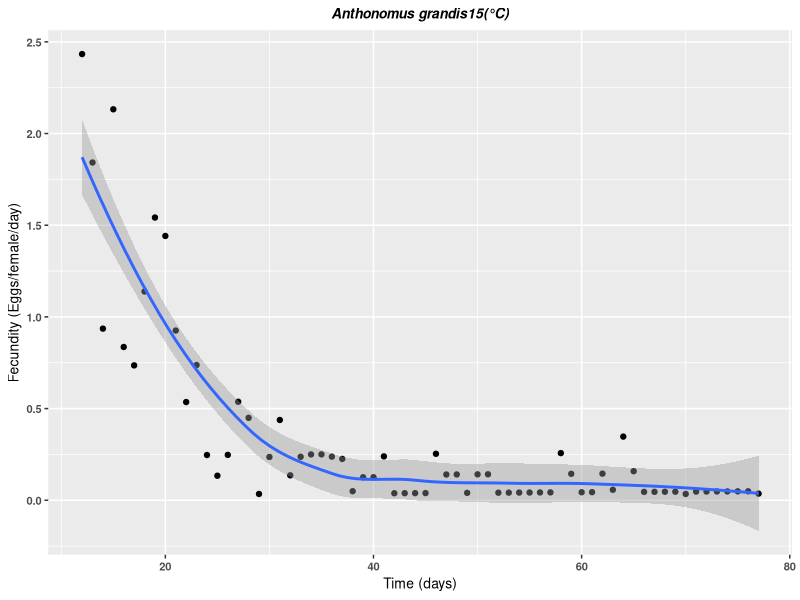

Here is the R script that generated this plot: (Note: this script raises an error after producing the figure.)
#!usr/bin/env R
#################################################
# Title: 3(2) Peak_Fecundity_Rate and Fecundity Loss Rate in R
# MSc CMEE 
# July 2020 
# Author: YUAN ZHANG 
# refer to: TPC - Fecundity.ipynb
#################################################

rm(list = ls())
graphics.off()

#--------- Load some packages --------#
library("dplyr")
library("ggplot2")
library("gridExtra")
library("ggforce")
library("pdftools")
library("ggpubr")

#--------- Load dataset and check levels --------#
data <- read.csv("../data/simple.csv")

b <- subset(data, data$Variable == "Fecundity")
b <- gdata::drop.levels(b)

unique((b$species))
#-----------------------------------------------------------------------------------------------------------------#

#-----------------------------------------------------------------------------------------------------------------#

# "Tetraneura nigri abdominalis" 
# "Aedes camptorhynchus"      
# "Culex annulirostris"         
# "Aedes aegypti"               
# "Aphis gossypii"               
# "Corythucha ciliata"          
# "Aedes albopictus"             


## "Coleoptera" ## 
# 1. only one species : "Anthonomus grandis"
b1 <- subset(b, b$species == "Anthonomus grandis")
b1 <- gdata::drop.levels(b1)
b1$stdvalue <- b1$traitvalue
b1$logvalue <- log(b1$stdvalue)

# check units
unique(b1$unit) # "Eggs/female/day"

# plot b ~ t
bpk1 <- c()
k1 <- c()
temp1 <- unique(b1$temp)  # get temperature ranges: 15 20 25 30 35

for (i in 1: length(temp1)) {
  df <- b1[which(b1$temp == temp1[i]),]
  bpk1[i] = max(df$traitvalue)
  
  df$stdvalue <- df$traitvalue
  pbt <- ggplot(df, aes(x = time, y = stdvalue))+ geom_point() + geom_smooth()+
          labs(title = paste("Anthonomus grandis",temp1[i],"(\u00B0C)",sep = "" ),
          x = "Time (days)", 
          y = "Fecundity (Eggs/female/day)")+ 
          theme(plot.title = element_text(hjust = 0.5,size = 10, face = "bold.italic"),
             axis.text=element_text(size=8,face = "bold"),
             axis.title.x=element_text(size= 10),
             axis.title.y=element_text(size= 10))
  ggsave(paste("../Results/bt_1.Anthonomus grandis:", temp1[i], ":.png",sep = ""), device = png())
  lm <- lm(logvalue ~ time, data = df)
  k1[1] <- coef(lm)[2]
}
bpk1 <- data.frame(bpk1, temp1, k1)

pbpk1< ggplot(bpk1, aes(x = temp1, y = bpk1))+ geom_point() + geom_smooth()+
  labs(title = paste("Anthonomus grandis",te,"(\u00B0C)",sep = "" ),
       x = "Time (days)", 
       y = "Fecundity (Eggs/female/day)")+ 
  theme(plot.title = element_text(hjust = 0.5,size = 10, face = "bold.italic"),
        axis.text=element_text(size=8,face = "bold"),
        axis.title.x=element_text(size= 10),
        axis.title.y=element_text(size= 10))
ggsave(paste("../Results/bt_1.Anthonomus grandis:", temp1[i], ":.png",sep = ""), device = png())


# A15 
A15 <- subset(Ant, Ant$ambienttemp == "15")
A15 <- gdata::drop.levels(A15)
A15$time <-A15$timestart
A15$stdunit <- "Days"
A15$stdvalue <- A15$originaltraitvalue
A15$stdname  <- paste(unique(A15$ambienttemp),"celcius")
A15$logvalue <- log(A15$stdvalue)
  
p15 <- ggplot(A15, aes(x = time, y = stdvalue))
A1 <- p15 + geom_point() + geom_smooth()+
     labs(title=expression(paste('Anthonomus grandis 15 (',~degree,'C)',sep='')), 
     x = "Time (days)", 
     y = "Fecundity (Eggs/female/day)")

A15.lm <- lm(log(stdvalue) ~ time, data = A15)

test <- ggplot(A15, aes(x = time, y = logvalue))
test <- test + geom_point() + geom_smooth()+
  labs(title=expression(paste('Anthonomus grandis 15 (',~degree,'C)',sep='')), 
       x = "Time (days)", 
       y = "Log of Fecundity (Eggs/female/day)")

A15_k <- coef(A15.lm)[2]

# A20 
A20 <- subset(Ant, Ant$ambienttemp == "20")
A20 <- gdata::drop.levels(A20)
A20$time <-A20$timestart
A20$stdunit <- "Days"
A20$stdvalue <- A20$originaltraitvalue
A20$stdname  <- paste(unique(A20$ambienttemp),"celcius")

p20 <- ggplot(A20, aes(x = time, y = stdvalue))
A2 <- p20 + geom_point() + geom_smooth()+
  labs(title=expression(paste('Anthonomus grandis 20 (',~degree,'C)',sep='')), 
       x = "Time (days)", 
       y = "Fecundity (Eggs/female/day)")

A20.lm <- lm(stdvalue ~ time, data = A20)
A20_k <- coef(A20.lm)[2]

# A25 
A25 <- subset(Ant, Ant$ambienttemp == "25")
A25 <- gdata::drop.levels(A25)
A25$time <-A25$timestart
A25$stdunit <- "Days"
A25$stdvalue <- A25$originaltraitvalue
A25$stdname <- paste(unique(A25$ambienttemp),"celcius")

p25 <- ggplot(A25, aes(x = time, y = stdvalue))
A3 <- p25 + geom_point() + geom_smooth()+
  labs(title=expression(paste('Anthonomus grandis 25 (',~degree,'C)',sep='')), 
       x = "Time (days)", 
       y = "Fecundity (Eggs/female/day)")

A25.lm <- lm(stdvalue ~ time, data = A25)
A25_k <- coef(A25.lm)[2]

# A30 
A30 <- subset(Ant, Ant$ambienttemp == "30")
A30 <- gdata::drop.levels(A30)
A30$time <-A30$timestart
A30$stdunit <- "Days"
A30$stdvalue <- A30$originaltraitvalue
A30$stdname <- paste(unique(A30$ambienttemp),"celcius")

p30 <- ggplot(A30, aes(x = time, y = stdvalue))
A4 <- p30 + geom_point() + geom_smooth()+
  labs(title=expression(paste('Anthonomus grandis 30 (',~degree,'C)',sep='')), 
       x = "Time (days)", 
       y = "Fecundity (Eggs/female/day)")

A30.lm <- lm(stdvalue ~ time, data = A30)
A30_k <- coef(A30.lm)[2]

# A35
A35 <- subset(Ant, Ant$ambienttemp == "35")
A35 <- gdata::drop.levels(A35)
A35$time <-A35$timestart
A35$stdunit <- "Days"
A35$stdvalue <- A35$originaltraitvalue
A35$stdname <- paste(unique(A35$ambienttemp),"celcius")

p35 <- ggplot(A35, aes(x = time, y = stdvalue))
A5 <- p35 + geom_point() + geom_smooth()+
  labs(title=expression(paste('Anthonomus grandis 35 (',~degree,'C)',sep='')), 
       x = "Time (days)", 
       y = "Fecundity (Eggs/female/day)")

A35.lm <- lm(stdvalue ~ time, data = A35)
A35_k <- coef(A35.lm)[2]

# combine 
time_b_t <- rbind(A15, A20, A25, A30, A35)
b_t <- ggplot(time_b_t, aes(x=time, y=stdvalue)) + geom_point() + theme_bw() + 
  labs(title=expression(paste("Anthonomus grandis_","Fecundity", (b), "~Time")), 
                        x = "Time (days)", 
                        y = "Fecundity (Eggs/female/day)")
       
plot1 <- b_t + facet_wrap(~ stdname, ncol = 2, scales = "free")+ geom_smooth() 

# plot bpk and k ~ temperature
Abpk <- c(max(A15$stdvalue), max(A20$stdvalue), max(A25$stdvalue), max(A30$stdvalue), max(A35$stdvalue)) 
Ak <- c(A15_k, A20_k, A25_k, A30_k, A35_k)
At <- c(15,20,25,30,35)
data_b_A <- data.frame(Abpk,Ak, At)

plot_bpk1 <- ggplot(data_b_A, aes(x = At, y = Abpk)) + geom_point()+
       labs(title="Peak Fecundity Rate (bpk)_Anthonomus grandis", 
       x = expression(paste('Temperature (',~degree,'C)',sep='')), 
       y = "Peak Fecundity Rate (Eggs/female/day)")

plot_k1 <- ggplot(data_b_A, aes(x = At, y = Ak)) + geom_point()+
       labs(title="Fecundity Loss Rate (k)_Anthonomus grandis", 
       x = expression(paste('Temperature (',~degree,'C)',sep='')), 
       y = "Fecundity Loss Rate (k)") 
  
# save 
ggsave("../results/Anthonomus_grandis_b_time15.pdf", plot=A1)
ggsave("../results/Anthonomus_grandis_b_time20.pdf", plot=A2)
ggsave("../results/Anthonomus_grandis_b_time25.pdf", plot=A3)
ggsave("../results/Anthonomus_grandis_b_time30.pdf", plot=A4)
ggsave("../results/Anthonomus_grandis_b_time35.pdf", plot=A5)

ggsave("../results/b_time1.pdf", plot=plot1)

ggsave("../results/bpk_tem1.pdf", plot=plot_bpk1)
ggsave("../results/k_tem1.pdf", plot=plot_k1)

## 2. "Diptera"    
Dip <- subset(fecund, fecund$interactor1order =="Diptera")
Dip <- gdata::drop.levels(Dip)
levels(Dip$interactor1)

# 1) "Aedes aegypti"  
# get subset of species
aegypti <- subset(Dip, Dip$interactor1 =="Aedes aegypti")
aegypti <- gdata::drop.levels(aegypti)

# check units
levels(aegypti$originaltraitunit) # unit: per day per female
# (?) no time information, so no peak value and k

# 2) "Aedes albopictus"  
# get subset of species
albopictus <- subset(Dip, Dip$interactor1 =="Aedes albopictus")
albopictus <- gdata::drop.levels(albopictus)

# check units
levels(albopictus$originaltraitunit) # unit:"eggs per female per cycle"
# (?) no time information, so no peak value and k

# 3) "Aedes camptorhynchus"
# get subset of species
camptorhynchus <- subset(Dip, Dip$interactor1 =="Aedes camptorhynchus")
camptorhynchus <- gdata::drop.levels(camptorhynchus)

# check units
levels(camptorhynchus$originaltraitunit) # unit: eggs
# (?) no time information, so no peak value and k

# 4) "Culex annulirostris" 
# get subset of species
annulirostris <- subset(Dip, Dip$interactor1 =="Culex annulirostris")
annulirostris <- gdata::drop.levels(annulirostris)

# check units
levels(Cole$originaltraitunit)
# (?) no time information, so no peak value and k

## 3. "Hemiptera" 
Hemi <- subset(fecund, fecund$interactor1order =="Hemiptera")
Hemi <- gdata::drop.levels(Hemi)
levels(Hemi$interactor1)

# 1) "Aphis gossypii"  
# get subset of species
gossypii <- subset(Hemi, Hemi$interactor1 =="Aphis gossypii")
gossypii <- gdata::drop.levels(gossypii)

# check units
levels(gossypii$originaltraitunit) # unit: "nymphs/female/day"

# check the temperature range 
unique(gossypii$ambienttemp)

# 15.0 
Go15.0 <- subset(gossypii, gossypii$ambienttemp == 15.0)
Go15.0 <- gdata::drop.levels(Go15.0)
Go15.0$time <- Go15.0$timestart
Go15.0$stdunit <- "Days"
Go15.0$stdvalue <- Go15.0$originaltraitvalue
Go15.0$stdname  <- paste(unique(Go15.0$ambienttemp),"celcius")

Go_p15.0 <- ggplot(Go15.0, aes(x = time, y = stdvalue))
Go_p15.0 <- Go_p15.0 + geom_point() + geom_smooth()+
  labs(title=expression(paste('Aphis gossypii 15.0 (',~degree,'C)',sep='')), 
       x = "Time (days)", 
       y = "Fecundity (nymphs/female/day)")

bpk_Go15.0  <- max(Go15$stdvalue)
Go15.0sub <- subset(Go15.0, Go15.0$stdvalue == max(Go15.0$stdvalue)) 
Go15.0sub$timestart

Go15.0sub2 <- subset(Go15.0, Go15.0$timestart >= 21) 

Go15.0.lm <- lm(stdvalue ~ time, data = Go15.0sub2)
k_Go15.0 <- coef(Go15.0.lm)[2]

# 17.5 
Go17.5 <- subset(gossypii, gossypii$ambienttemp == 17.5)
Go17.5 <- gdata::drop.levels(Go17.5)
Go17.5$time <- Go17.5$timestart
Go17.5$stdunit <- "Days"
Go17.5$stdvalue <- Go17.5$originaltraitvalue
Go17.5$stdname  <- paste(unique(Go17.5$ambienttemp),"celcius")

Go_p17.5 <- ggplot(Go17.5, aes(x = time, y = stdvalue))
Go_p17.5  <- Go_p17.5 + geom_point() + geom_smooth()+
  labs(title=expression(paste('Aphis gossypii 17.5 (',~degree,'C)',sep='')), 
       x = "Time (days)", 
       y = "Fecundity (nymphs/female/day)")

bpk_Go17.5 <- max(Go17.5$stdvalue)
Go17.5sub <- subset(Go17.5, Go17.5$stdvalue == max(Go17.5$stdvalue)) 
Go17.5sub$timestart

Go17.5sub2 <- subset(Go17.5, Go17.5$timestart >= Go17.5sub$timestart) 

Go17.5.lm <- lm(stdvalue ~ time, data = Go17.5sub2)
k_Go17.5 <- coef(Go17.5.lm)[2]

# 20.0 
Go20.0 <- subset(gossypii, gossypii$ambienttemp == 20.0)
Go20.0 <- gdata::drop.levels(Go20.0)
Go20.0$time <- Go20.0$timestart
Go20.0$stdunit <- "Days"
Go20.0$stdvalue <- Go20.0$originaltraitvalue
Go20.0$stdname  <- paste(unique(Go20.0$ambienttemp),"celcius")

Go_p20.0 <- ggplot(Go20.0, aes(x = time, y = stdvalue))
Go_p20.0  <- Go_p20.0 + geom_point() + geom_smooth()+
  labs(title=expression(paste('Aphis gossypii 20.0 (',~degree,'C)',sep='')), 
       x = "Time (days)", 
       y = "Fecundity (nymphs/female/day)")

bpk_Go20.0 <- max(Go20.0$stdvalue)
Go20.0sub <- subset(Go20.0, Go20.0$stdvalue == max(Go20.0$stdvalue)) 
Go20.0sub$timestart

Go20.0sub2 <- subset(Go20.0, Go20.0$timestart >= Go20.0sub$timestart) 

Go20.0.lm <- lm(stdvalue ~ time, data = Go20.0sub2)
k_Go20.0 <- coef(Go20.0.lm)[2]

# 22.5 
Go22.5 <- subset(gossypii, gossypii$ambienttemp == 22.5)
Go22.5 <- gdata::drop.levels(Go22.5)
Go22.5$time <- Go22.5$timestart
Go22.5$stdunit <- "Days"
Go22.5$stdvalue <- Go22.5$originaltraitvalue
Go22.5$stdname  <- paste(unique(Go22.5$ambienttemp),"celcius")

Go_p22.5 <- ggplot(Go22.5, aes(x = time, y = stdvalue))
Go_p22.5  <- Go_p22.5 + geom_point() + geom_smooth()+
  labs(title=expression(paste('Aphis gossypii 22.5 (',~degree,'C)',sep='')), 
       x = "Time (days)", 
       y = "Fecundity (nymphs/female/day)")

bpk_Go22.5<- max(Go22.5$stdvalue)
Go22.5sub <- subset(Go22.5, Go22.5$stdvalue == max(Go22.5$stdvalue)) 
Go22.5sub$timestart

Go22.5sub2 <- subset(Go22.5, Go22.5$timestart >= Go22.5sub$timestart) 

Go22.5.lm <- lm(stdvalue ~ time, data = Go22.5sub2)
k_Go22.5 <- coef(Go22.5.lm)[2]

# 25.0 
Go25.0 <- subset(gossypii, gossypii$ambienttemp == 25.0)
Go25.0 <- gdata::drop.levels(Go25.0)
Go25.0$time <- Go25.0$timestart
Go25.0$stdunit <- "Days"
Go25.0$stdvalue <- Go25.0$originaltraitvalue
Go25.0$stdname  <- paste(unique(Go25.0$ambienttemp),"celcius")

Go_p25.0 <- ggplot(Go25.0, aes(x = time, y = stdvalue))
Go_p25.0  <- Go_p25.0 + geom_point() + geom_smooth()+
  labs(title=expression(paste('Aphis gossypii 25.0 (',~degree,'C)',sep='')), 
       x = "Time (days)", 
       y = "Fecundity (nymphs/female/day)")

bpk_Go25.0 <- max(Go25.0$stdvalue)
Go25.0sub <- subset(Go25.0, Go25.0$stdvalue == max(Go25.0$stdvalue)) 
Go25.0sub$timestart

Go25.0sub2 <- subset(Go25.0, Go25.0$timestart >= Go25.0sub$timestart) 

Go25.0.lm <- lm(stdvalue ~ time, data = Go25.0sub2)
k_Go25.0 <- coef(Go25.0.lm)[2]

# 27.5 
Go27.5 <- subset(gossypii, gossypii$ambienttemp == 27.5)
Go27.5 <- gdata::drop.levels(Go27.5)
Go27.5$time <- Go27.5$timestart
Go27.5$stdunit <- "Days"
Go27.5$stdvalue <- Go27.5$originaltraitvalue
Go27.5$stdname  <- paste(unique(Go27.5$ambienttemp),"celcius")

Go_p27.5 <- ggplot(Go27.5, aes(x = time, y = stdvalue))
Go_p27.5  <- Go_p27.5 + geom_point() + geom_smooth()+
  labs(title=expression(paste('Aphis gossypii 27.5 (',~degree,'C)',sep='')), 
       x = "Time (days)", 
       y = "Fecundity (nymphs/female/day)")

bpk_Go27.5<- max(Go27.5$stdvalue)
Go27.5sub <- subset(Go27.5, Go27.5$stdvalue == max(Go27.5$stdvalue)) 
Go27.5sub$timestart

Go27.5sub2 <- subset(Go27.5, Go27.5$timestart >= Go27.5sub$timestart) 

Go27.5.lm <- lm(stdvalue ~ time, data = Go27.5sub2)
k_Go27.5 <- coef(Go27.5.lm)[2]
k_Go27.5

# 30.0 
Go30.0 <- subset(gossypii, gossypii$ambienttemp == 30.0)
Go30.0 <- gdata::drop.levels(Go30.0)
Go30.0$time <- Go30.0$timestart
Go30.0$stdunit <- "Days"
Go30.0$stdvalue <- Go30.0$originaltraitvalue
Go30.0$stdname  <- paste(unique(Go30.0$ambienttemp),"celcius")

Go_p30.0 <- ggplot(Go30.0, aes(x = time, y = stdvalue))
Go_p30.0  <- Go_p30.0 + geom_point() + geom_smooth()+
  labs(title=expression(paste('Aphis gossypii 30.0 (',~degree,'C)',sep='')), 
       x = "Time (days)", 
       y = "Fecundity (nymphs/female/day)")

bpk_Go30.0 <- max(Go30.0$stdvalue)
Go30.0sub <- subset(Go30.0, Go30.0$stdvalue == max(Go30.0$stdvalue)) 
Go30.0sub$timestart

Go30.0sub2 <- subset(Go30.0, Go30.0$timestart >= Go30.0sub$timestart) 

Go30.0.lm <- lm(stdvalue ~ time, data = Go30.0sub2)
k_Go30.0  <- coef(Go30.0.lm)[2]
k_Go30.0

# 32.5
Go32.5 <- subset(gossypii, gossypii$ambienttemp == 32.5)
Go32.5 <- gdata::drop.levels(Go32.5)
Go32.5$time <- Go32.5$timestart
Go32.5$stdunit <- "Days"
Go32.5$stdvalue <- Go32.5$originaltraitvalue
Go32.5$stdname  <- paste(unique(Go32.5$ambienttemp),"celcius")

Go_p32.5 <- ggplot(Go32.5, aes(x = time, y = stdvalue))
Go_p32.5  <- Go_p32.5 + geom_point() + geom_smooth()+
  labs(title=expression(paste('Aphis gossypii 32.5 (',~degree,'C)',sep='')), 
       x = "Time (days)", 
       y = "Fecundity (nymphs/female/day)")

bpk_Go32.5 <- max(Go32.5$stdvalue)
Go32.5sub <- subset(Go32.5, Go32.5$stdvalue == max(Go32.5$stdvalue)) 
Go32.5sub$timestart

Go32.5sub2 <- subset(Go32.5, Go32.5$timestart >= Go32.5sub$timestart) 

Go32.5.lm <- lm(stdvalue ~ time, data = Go32.5sub2)
k_Go32.5 <- coef(Go32.5.lm)[2]
k_Go32.5

# combine and plot
bpk_Go <- c(bpk_Go15.0, bpk_Go17.5, bpk_Go20.0, bpk_Go22.5, bpk_Go25.0, bpk_Go27.5, bpk_Go30.0, bpk_Go32.5) 
k_Go <- c(k_Go15.0, k_Go17.5, k_Go20.0, k_Go22.5, k_Go25.0, k_Go27.5, k_Go30.0, k_Go32.5)
Temp_Go <- c(15.0, 17.5, 20.0, 22.5, 25.0, 27.5, 30.0, 32.5)
data_b_Go <- data.frame(bpk_Go, k_Go, Temp_Go)

plot_bpk2 <- ggplot(data_b_Go, aes(x = Temp_Go, y = bpk_Go)) + geom_point()+
  labs(title="Peak Fecundity Rate (bpk)_Aphis gossypii", 
       x = expression(paste('Temperature (',~degree,'C)',sep='')), 
       y = "Peak Fecundity Rate (nymphs/female/day)")

plot_k2 <- ggplot(data_b_Go, aes(x = Temp_Go, y = k_Go)) + geom_point()+
  labs(title="Fecundity Loss Rate (k)_Aphis gossypii", 
       x = expression(paste('Temperature (',~degree,'C)',sep='')), 
       y = "Fecundity Loss Rate (k)") 

time_b_t2 <- rbind(Go15.0, Go17.5, Go20.0, Go22.5, Go25.0, Go27.5, Go30.0, Go32.5) 
b_t2 <- ggplot(time_b_t2, aes(x=time, y=stdvalue)) + geom_point() + theme_bw() + 
  labs(title=expression(paste("Aphis gossypii_","Fecundity", (b), "~Time")), 
       x = "Time (days)", 
       y = "Fecundity")

plot2 <- b_t2 + facet_wrap(~ stdname, ncol = 2, scales = "free")+ geom_smooth() 
plot2

# save 
ggsave("../results/Aphis gossypii_b_time15.0.pdf", plot=Go_p15.0)
ggsave("../results/Aphis gossypii_b_time17.5.pdf", plot=Go_p17.5)
ggsave("../results/Aphis gossypii_b_time20.0.pdf", plot=Go_p20.0)
ggsave("../results/Aphis gossypii_b_time22.5.pdf", plot=Go_p22.5)
ggsave("../results/Aphis gossypii_b_time25.0.pdf", plot=Go_p25.0)
ggsave("../results/Aphis gossypii_b_time27.5.pdf", plot=Go_p27.5)
ggsave("../results/Aphis gossypii_b_time30.0.pdf", plot=Go_p30.0)
ggsave("../results/Aphis gossypii_b_time32.5.pdf", plot=Go_p32.5)

ggsave("../results/b_time2.pdf", plot=plot2)
ggsave("../results/bpk_tem2.pdf", plot=plot_bpk2)
ggsave("../results/k_tem2.pdf", plot=plot_k2)

# 2) "Corythucha ciliata"    
# get subset of species
ciliata <- subset(Hemi, Hemi$interactor1 =="Corythucha ciliata")
ciliata <- gdata::drop.levels(ciliata)

# check units
levels(ciliata$originaltraitunit) # unit:eggs per female
unique(ciliata$ambienttemp)

# check time
# (?) no time information, so no peak value and k

# 3) "Tetraneura nigri abdominalis"
# get subset of species
nig <- subset(Hemi, Hemi$interactor1 =="Tetraneura nigri abdominalis")
nig <- gdata::drop.levels(nig)

# check units
levels(nig$originaltraitunit)
unique(nig$ambienttemp)

# check time
# (?) no time information, so no peak value and k



########### optput ############
# 3.2.1.b ~ time
pdf_combine(c("../results/b_time1.pdf","../results/b_time2.pdf" ), output = "../results/3.2.1.Fecundity_time.pdf")

# 3.2.2.bpk ~ temperature
pdf_combine(c("../results/bpk_tem1.pdf","../results/bpk_tem2.pdf" ), output = "../results/3.2.2.Peak_Fecundity_Rate_temperature.pdf")

# 3.2.2. k ~ temperature
pdf_combine(c("../results/k_tem1.pdf","../results/k_tem2.pdf" ), output = "../results/3.2.3.Fecundity_Loss_Rate_temperature.pdf")
